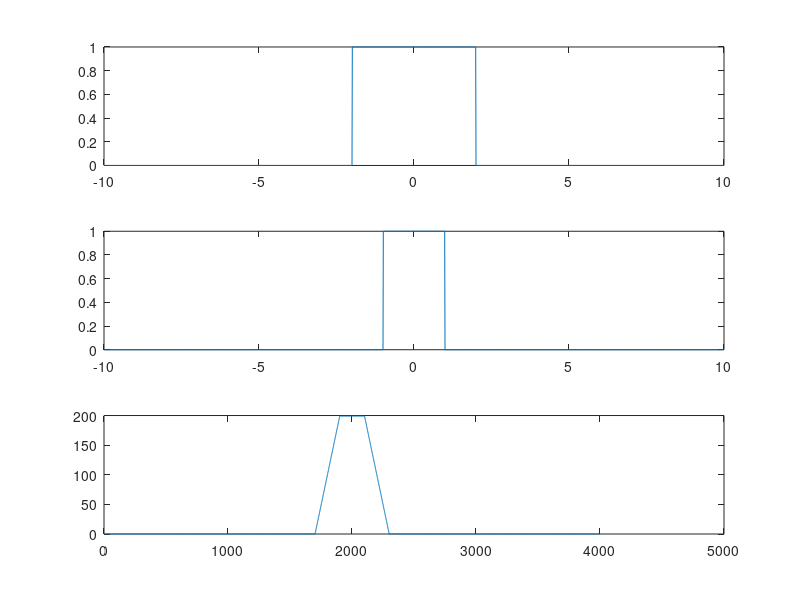
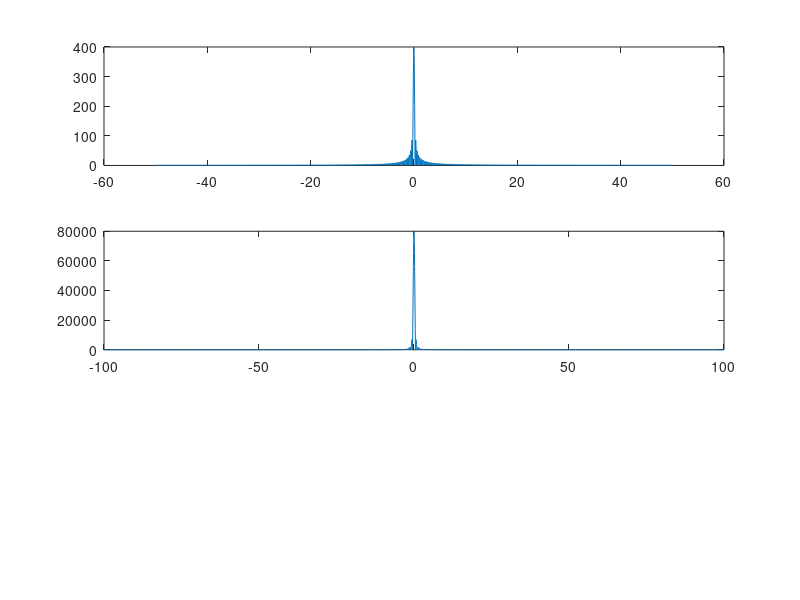
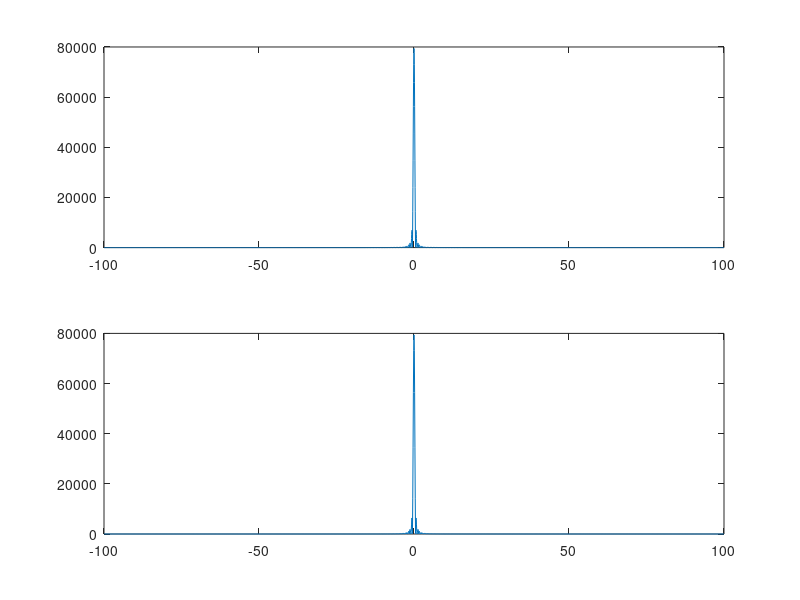

Write the MATLAB code that produced these figures, in order.
clear
clf

k=1; yi(1) =0;
t =-10:0.01:10
for i=t; 
	if(i>-2&&i<2) y1(k)=1;
	else y1(k)=0;
	end
	if(i>-1&&i<1) y2(k)=1;
	else y2(k)=0;
	end
	k = k+1;
end
yconv = conv(y1,y2);
step= 1/0.01;
fstep = step/length(t)
f     = -step/2    :fstep:step/2-fstep;
fconv = -step+fstep:fstep:step  -fstep;
fconv2= -step+fstep:2*fstep:step  -fstep;

figure(1)
subplot(3,1,1), plot(t,y1);
subplot(3,1,2), plot(t,y2);
subplot(3,1,3), plot(yconv);
figure(2)
subplot(3,1,1), plot(f,fftshift(abs(fft(y1))));
subplot(3,1,2), plot(f,fftshift(abs(fft(y2))));
subplot(3,1,2), plot(fconv,fftshift(abs(fft(yconv))));
figure(3)
subplot(2,1,1), plot(fconv,fftshift(abs(fft(yconv))));
subplot(2,1,2), plot(fconv2,fftshift(abs(fft(y1))) .* fftshift(abs(fft(y2))));


